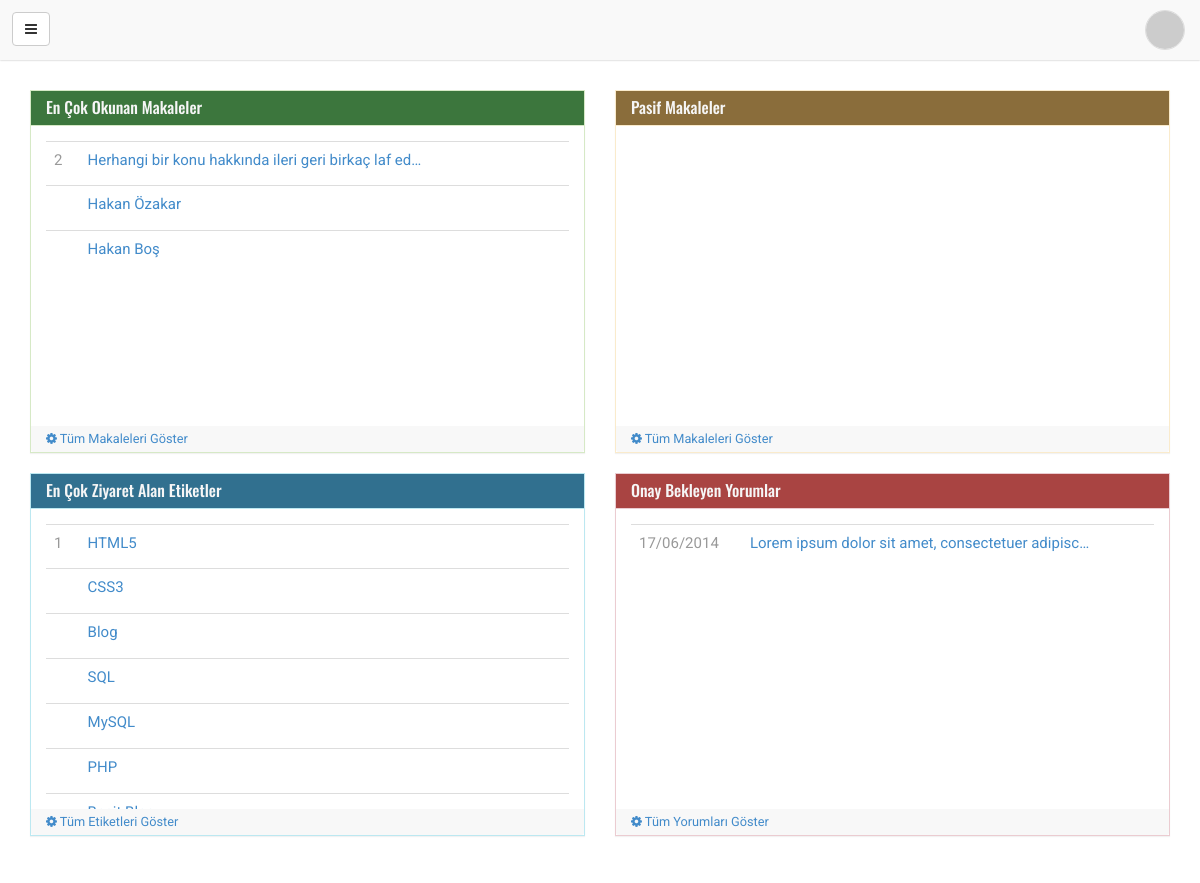
/yonetim/ (signed in), run on the app's committed database.
### tables this page shows
CREATE TABLE `makaleler` (
  `id` int(11) NOT NULL AUTO_INCREMENT,
  `baslik` varchar(255) NOT NULL,
  `altbaslik` varchar(255) DEFAULT NULL,
  `icerik` text,
  `aciklama` varchar(1000) DEFAULT NULL,
  `tarih` timestamp NOT NULL DEFAULT CURRENT_TIMESTAMP,
  `aktif` tinyint(4) NOT NULL DEFAULT '0',
  `kullanici` int(11) NOT NULL,
  `yapiskan` tinyint(4) NOT NULL DEFAULT '0',
  `url` varchar(255) DEFAULT NULL,
  `sablon` varchar(255) NOT NULL DEFAULT 'makale.html',
  `akis` tinyint(4) NOT NULL DEFAULT '1',
  `sid` int(11) NOT NULL,
  PRIMARY KEY (`id`),
  KEY `baslik` (`baslik`),
  KEY `altbaslik` (`altbaslik`),
  KEY `tarih` (`tarih`),
  KEY `aktif` (`aktif`),
  KEY `kullanici` (`kullanici`),
  KEY `sid` (`sid`),
  CONSTRAINT `makaleler_ibfk_1` FOREIGN KEY (`kullanici`) REFERENCES `kullanicilar` (`id`) ON UPDATE CASCADE,
  CONSTRAINT `makaleler_ibfk_2` FOREIGN KEY (`sid`) REFERENCES `sitebilgi` (`id`) ON UPDATE CASCADE
);

CREATE TABLE `etiketler` (
  `id` int(11) NOT NULL AUTO_INCREMENT,
  `isim` varchar(255) NOT NULL,
  `menu` tinyint(4) NOT NULL DEFAULT '0',
  `renk` varchar(10) NOT NULL DEFAULT '#ccc',
  `sid` int(11) NOT NULL,
  PRIMARY KEY (`id`),
  KEY `isim` (`isim`),
  KEY `menu` (`menu`),
  KEY `sid` (`sid`),
  CONSTRAINT `etiketler_ibfk_1` FOREIGN KEY (`sid`) REFERENCES `sitebilgi` (`id`) ON UPDATE CASCADE
);

CREATE TABLE `yorumlar` (
  `id` int(11) NOT NULL AUTO_INCREMENT,
  `mid` int(11) NOT NULL,
  `yid` int(11) DEFAULT NULL,
  `yorum` varchar(1000) DEFAULT NULL,
  `isim` varchar(255) DEFAULT NULL,
  `eposta` varchar(255) DEFAULT NULL,
  `web` varchar(255) DEFAULT NULL,
  `tarih` timestamp NOT NULL DEFAULT CURRENT_TIMESTAMP,
  `aktif` tinyint(4) NOT NULL DEFAULT '0',
  PRIMARY KEY (`id`),
  KEY `mid` (`mid`),
  KEY `yid` (`yid`),
  KEY `tarih` (`tarih`),
  CONSTRAINT `yorumlar_ibfk_1` FOREIGN KEY (`mid`) REFERENCES `makaleler` (`id`) ON DELETE CASCADE ON UPDATE CASCADE,
  CONSTRAINT `yorumlar_ibfk_2` FOREIGN KEY (`yid`) REFERENCES `yorumlar` (`id`) ON DELETE CASCADE ON UPDATE CASCADE
);

### yonetim/inc/sistem/config.php (called while the page is built, shortened)
<?php
include('vtbilgi.php');
$db = new mysqli($vt_bilgi['sunucu'], $vt_bilgi['kullanici'], $vt_bilgi['sifre'], $vt_bilgi['isim']) or die("Baglanilamadi");
$rs = $db->query("SELECT * FROM sitebilgi".($_SESSION['sid'] ? " WHERE id = ".$_SESSION['sid'] : "")." ORDER BY aktif DESC, id LIMIT 1");
$sb = $rs->fetch_assoc();
?>

### yonetim/inc/sistem/functions.php (called while the page is built, shortened)
<?php
include(getDir().'config.php');
include(getDir().'commonclasses.php');
function getDir($dosya = 'functions.php') {
    $hoy = get_included_files();
    foreach ($hoy as $f) {
		if(strpos($f, $dosya)>-1) {
			$h = $f;
			break;
		}
	}
	if($h) {
		$h = explode($dosya, $h);
		$h = $h[0];
	} else {
		$h = '';
	}
	return $h;
}
?>

### yonetim/anasayfa.php (the view, shortened to what this page needs)
<div class="container anasayfa">
    <div class="row">
        <div class="col-xs-12 col-sm-6">
            <div class="panel panel-success">
                <div class="panel-heading">
                    <h3 class="panel-title">En Çok Okunan Makaleler</h3>
                </div>
                <div class="panel-body">
                    <table class="table table-hover">
                        <tbody>
                            <?php
                                $eksql = " AND makaleler.aktif";
                                $rs = $db->query("
                                    SELECT
                                        makaleler.*, ziyaret.ziyaret
                                    FROM
                                        makaleler
                                        LEFT JOIN (
                                            SELECT mid, COUNT(id) as ziyaret
                                            FROM log
                                            GROUP BY mid
                                        ) as ziyaret ON ziyaret.mid = makaleler.id
                                        LEFT JOIN etiketgruplari ON etiketgruplari.mid = makaleler.id
                                        LEFT JOIN etiketler ON etiketler.id = etiketgruplari.eid
                                    WHERE
                                        makaleler.kullanici = ".$_SESSION['user']['id'].$eksql."
                                    GROUP BY
                                        makaleler.id
                                    ORDER BY
                                        ziyaret.ziyaret DESC LIMIT 10");
                                while($makale = $rs->fetch_assoc()) {
                            ?>
                                    <tr>
                                        <td class="text-muted xs-kapat"><?php echo $makale['ziyaret'];?></td>
                                        <td><a href="?sayfa=makale&id=<?php echo $makale['id'];?>" class="liste-uzun-metin" title="Düzenle"><?php echo $makale['baslik']?></a></td>
                                    </tr>
                            <?php
                                }
                            ?>
                        </tbody>
                    </table>
                </div>
                <div class="panel-footer">
                    <a href="?sayfa=makaleler">
                        <i class="fa fa-cog"></i>
                        Tüm Makaleleri Göster
                    </a>
                </div>
            </div>
        </div>
        <div class="col-xs-12 col-sm-6">
            <div class="panel panel-warning">
                <div class="panel-heading">
                    <h3 class="panel-title">Pasif Makaleler</h3>
                </div>
                <div class="panel-body">
                </div>
                <div class="panel-footer">
                    <a href="?sayfa=makaleler">
                        <i class="fa fa-cog"></i>
                        Tüm Makaleleri Göster
                    </a>
                </div>
            </div>
        </div>
    </div>
    <div class="row">
        <div class="col-xs-12 col-sm-6">
            <div class="panel panel-info">
                <div class="panel-heading">
                    <h3 class="panel-title">En Çok Ziyaret Alan Etiketler</h3>
                </div>
                <div class="panel-body">
                    <table class="table table-hover">
                        <tbody>
                            <?php
                                $sql = "
                                    SELECT
                                        etiketler.*, IFNULL(sayi.sayi, 0) as sayi, ziyaret.ziyaret
                                    FROM
                                        etiketler
                                        LEFT JOIN (
                                            SELECT IFNULL(COUNT(id), 0) as ziyaret, terim, sayfa
                                            FROM
                                                log
                                            GROUP BY terim
                                        ) as ziyaret ON ziyaret.sayfa = 'etiket' AND ziyaret.terim = etiketler.isim
                                        LEFT JOIN (
                                            SELECT
                                                eid, COUNT(eid) as sayi
                                            FROM
                                                etiketgruplari
                                                INNER JOIN makaleler ON makaleler.id = etiketgruplari.`mid` AND makaleler.kullanici = ".$_SESSION['user']['id']."
                                            GROUP BY eid
                                        )  as sayi ON sayi.eid = etiketler.id
                                    ORDER BY ziyaret.ziyaret DESC LIMIT 10";
                                $rs = $db->query($sql);
                                while($etiket = $rs->fetch_assoc()) {
                            ?>
                                    <tr>
                                        <td class="text-muted xs-kapat"><?php echo $etiket['ziyaret'];?></td>
                                        <td><a href="?sayfa=makaleler&etiket=<?php echo $etiket['isim']?>" class="liste-uzun-metin" title="İlgili Makaleleri Aç"><?php echo $etiket['isim']?></a></td>
                                    </tr>
                            <?php
                                }
                            ?>
                        </tbody>
                    </table>
                </div>
                <div class="panel-footer">
                    <?php
                        if($_SESSION['user']['duzey']) {
                    ?>
                            <a href="?sayfa=etiketler">
                                <i class="fa fa-cog"></i>
                                Tüm Etiketleri Göster
                            </a>
                    <?php
                        }
                    ?>
                </div>
            </div>
        </div>
        <div class="col-xs-12 col-sm-6">
            <div class="panel panel-danger">
                <div class="panel-heading">
                    <h3 class="panel-title">Onay Bekleyen Yorumlar</h3>
                </div>
                <div class="panel-body">
                    <table class="table table-hover">
                        <tbody>
                            <?php
                                $sql = "SELECT yorumlar.* FROM yorumlar INNER JOIN makaleler ON makaleler.id = yorumlar.`mid` AND makaleler.kullanici = ".$_SESSION['user']['id']." WHERE NOT yorumlar.aktif ORDER BY yorumlar.id DESC";
                                $rs = $db->query($sql);
                                while($yorum = $rs->fetch_assoc()) {
                            ?>
                                    <tr>
                                        <td class="text-muted xs-kapat"><?php echo date('d/m/Y', strtotime($yorum['tarih']));?></td>
                                        <td><a href="?sayfa=makale&id=<?php echo $yorum['mid']?>&acilis=yorumlar" class="liste-uzun-metin" title="İlgili Makaleyi Aç"><?php echo $yorum['yorum']?></a></td>
                                    </tr>
                            <?php
                                }
                            ?>
                        </tbody>
                    </table>
                </div>
                <div class="panel-footer">
                    <a href="?sayfa=yorumlar">
                        <i class="fa fa-cog"></i>
                        Tüm Yorumları Göster
                    </a>
                </div>
            </div>
        </div>
    </div>
</div>

### yonetim/index.php (shortened to what this page needs)
<?php
    include("inc/sistem/functions.php");
?>
<!DOCTYPE html>
<html lang="tr">
    <head>
		<meta charset="<?php $site->sbyaz('charset')?>">
		<title><?php $site->sbyaz('baslik')?></title>
		<link href="<?php $site->sbyaz('anadizin')?>inc/css/bootstrap.min.css" rel="stylesheet">
		<link href="<?php $site->sbyaz('anadizin')?>inc/css/font-awesome.min.css" rel="stylesheet">
		<link href="inc/css/datepicker.css" rel="stylesheet">
		<link href="inc/css/stil.min.css" rel="stylesheet">
    </head>
    <body>
        <div class="body">
            <div class="ust-bar">
                <div class="menu-ac-kapat body-menu-btn">
                    <button class="btn btn-default"><i class="fa fa-bars"></i></button>
                </div>
                <div class="kullanici">
                    <a href="javascript:;" role="button" data-toggle="dropdown">
                        <img src="<?php echo "http://www.gravatar.com/avatar/".md5($_SESSION['user']['eposta'])."&s=32"?>" />
                    </a>
                </div>
            </div>
            <div class="body-icerik">
                <?php
                    $sayfaDummy = $_GET['sayfa'] ? $_GET['sayfa'] : 'anasayfa';
                    include($sayfaDummy.'.php');
                ?>
            </div>
        </div>
    </body>
</html>

### yonetim/inc/sistem/commonclasses.php (shortened to what this page needs)
<?php
class site {
    public $sb;
    function __construct() {
        global $sb;
        $this->sb = $sb;
    }
    public function sbyaz($gelen) {
        echo $this->sb[$gelen];
    }
}
?>

### data on the page
makaleler: ziyaret "2", baslik "Herhangi bir konu hakkında ileri geri birkaç laf ed…"
makaleler: baslik "Hakan Özakar"
makaleler: baslik "Hakan Boş"
etiketler: ziyaret "1", isim "HTML5"
etiketler: isim "CSS3"
etiketler: isim "Blog"
etiketler: isim "SQL"
etiketler: isim "MySQL"
etiketler: isim "PHP"
yorumlar: tarih "17/06/2014", yorum "Lorem ipsum dolor sit amet, consectetuer adipisc…"
